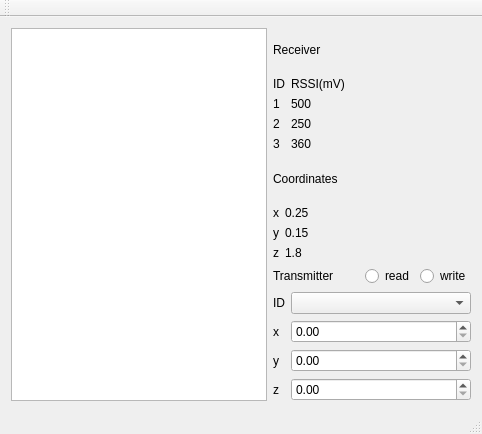
<?xml version="1.0" encoding="UTF-8"?>
<ui version="4.0">
 <class>MainWindow</class>
 <widget class="QMainWindow" name="MainWindow">
  <property name="geometry">
   <rect>
    <x>0</x>
    <y>0</y>
    <width>482</width>
    <height>434</height>
   </rect>
  </property>
  <property name="sizePolicy">
   <sizepolicy hsizetype="Maximum" vsizetype="Maximum">
    <horstretch>0</horstretch>
    <verstretch>0</verstretch>
   </sizepolicy>
  </property>
  <property name="windowTitle">
   <string>MainWindow</string>
  </property>
  <widget class="QWidget" name="centralWidget">
   <layout class="QFormLayout" name="formLayout">
    <item row="1" column="0">
     <widget class="QGraphicsView" name="graphicsView"/>
    </item>
    <item row="1" column="1">
     <layout class="QHBoxLayout" name="horizontalLayout">
      <property name="sizeConstraint">
       <enum>QLayout::SetFixedSize</enum>
      </property>
      <item>
       <layout class="QVBoxLayout" name="verticalLayout">
        <item>
         <widget class="QLabel" name="rx_label">
          <property name="text">
           <string>Receiver</string>
          </property>
         </widget>
        </item>
        <item>
         <layout class="QFormLayout" name="formLayout_4">
          <item row="0" column="0">
           <widget class="QLabel" name="rx_id_lable">
            <property name="text">
             <string>ID</string>
            </property>
           </widget>
          </item>
          <item row="1" column="0">
           <widget class="QLabel" name="id1_label">
            <property name="text">
             <string>1</string>
            </property>
           </widget>
          </item>
          <item row="1" column="1">
           <widget class="QLabel" name="rssi1_label">
            <property name="text">
             <string>500</string>
            </property>
           </widget>
          </item>
          <item row="2" column="0">
           <widget class="QLabel" name="id2_label">
            <property name="text">
             <string>2</string>
            </property>
           </widget>
          </item>
          <item row="2" column="1">
           <widget class="QLabel" name="rssi2_label">
            <property name="text">
             <string>250</string>
            </property>
           </widget>
          </item>
          <item row="3" column="0">
           <widget class="QLabel" name="id3_label">
            <property name="text">
             <string>3</string>
            </property>
           </widget>
          </item>
          <item row="3" column="1">
           <widget class="QLabel" name="rssi3_label">
            <property name="text">
             <string>360</string>
            </property>
           </widget>
          </item>
          <item row="0" column="1">
           <widget class="QLabel" name="rssi_lable">
            <property name="text">
             <string>RSSI(mV)</string>
            </property>
           </widget>
          </item>
         </layout>
        </item>
        <item>
         <widget class="QLabel" name="label">
          <property name="text">
           <string>Coordinates</string>
          </property>
         </widget>
        </item>
        <item>
         <layout class="QFormLayout" name="formLayout_7">
          <item row="0" column="0">
           <widget class="QLabel" name="label_4">
            <property name="text">
             <string>x</string>
            </property>
           </widget>
          </item>
          <item row="0" column="1">
           <widget class="QLabel" name="label_3">
            <property name="text">
             <string>0.25</string>
            </property>
           </widget>
          </item>
          <item row="1" column="0">
           <widget class="QLabel" name="label_5">
            <property name="text">
             <string>y</string>
            </property>
           </widget>
          </item>
          <item row="1" column="1">
           <widget class="QLabel" name="label_6">
            <property name="text">
             <string>0.15</string>
            </property>
           </widget>
          </item>
          <item row="2" column="0">
           <widget class="QLabel" name="label_7">
            <property name="text">
             <string>z</string>
            </property>
           </widget>
          </item>
          <item row="2" column="1">
           <widget class="QLabel" name="label_8">
            <property name="text">
             <string>1.8</string>
            </property>
           </widget>
          </item>
         </layout>
        </item>
        <item>
         <layout class="QHBoxLayout" name="horizontalLayout_3">
          <item>
           <widget class="QLabel" name="label_2">
            <property name="text">
             <string>Transmitter</string>
            </property>
           </widget>
          </item>
          <item>
           <spacer name="horizontalSpacer">
            <property name="orientation">
             <enum>Qt::Horizontal</enum>
            </property>
            <property name="sizeHint" stdset="0">
             <size>
              <width>40</width>
              <height>20</height>
             </size>
            </property>
           </spacer>
          </item>
          <item>
           <widget class="QRadioButton" name="radioButton">
            <property name="text">
             <string>read</string>
            </property>
           </widget>
          </item>
          <item>
           <widget class="QRadioButton" name="radioButton_2">
            <property name="text">
             <string>write</string>
            </property>
           </widget>
          </item>
         </layout>
        </item>
        <item>
         <layout class="QFormLayout" name="formLayout_5">
          <item row="1" column="0">
           <widget class="QLabel" name="tx_id_lable">
            <property name="text">
             <string>ID</string>
            </property>
           </widget>
          </item>
          <item row="1" column="1">
           <widget class="QComboBox" name="comboBox"/>
          </item>
          <item row="2" column="0">
           <widget class="QLabel" name="x_lable">
            <property name="text">
             <string>x</string>
            </property>
           </widget>
          </item>
          <item row="2" column="1">
           <widget class="QDoubleSpinBox" name="x_spin"/>
          </item>
          <item row="3" column="0">
           <widget class="QLabel" name="y_label">
            <property name="text">
             <string>y</string>
            </property>
           </widget>
          </item>
          <item row="3" column="1">
           <widget class="QDoubleSpinBox" name="y_spin"/>
          </item>
          <item row="4" column="0">
           <widget class="QLabel" name="z_label">
            <property name="text">
             <string>z</string>
            </property>
           </widget>
          </item>
          <item row="4" column="1">
           <widget class="QDoubleSpinBox" name="z_spin"/>
          </item>
         </layout>
        </item>
       </layout>
      </item>
     </layout>
    </item>
   </layout>
  </widget>
  <widget class="QMenuBar" name="menuBar">
   <property name="geometry">
    <rect>
     <x>0</x>
     <y>0</y>
     <width>482</width>
     <height>31</height>
    </rect>
   </property>
  </widget>
  <widget class="QToolBar" name="mainToolBar">
   <attribute name="toolBarArea">
    <enum>TopToolBarArea</enum>
   </attribute>
   <attribute name="toolBarBreak">
    <bool>false</bool>
   </attribute>
  </widget>
  <widget class="QStatusBar" name="statusBar"/>
 </widget>
 <layoutdefault spacing="6" margin="11"/>
 <resources/>
 <connections/>
</ui>
